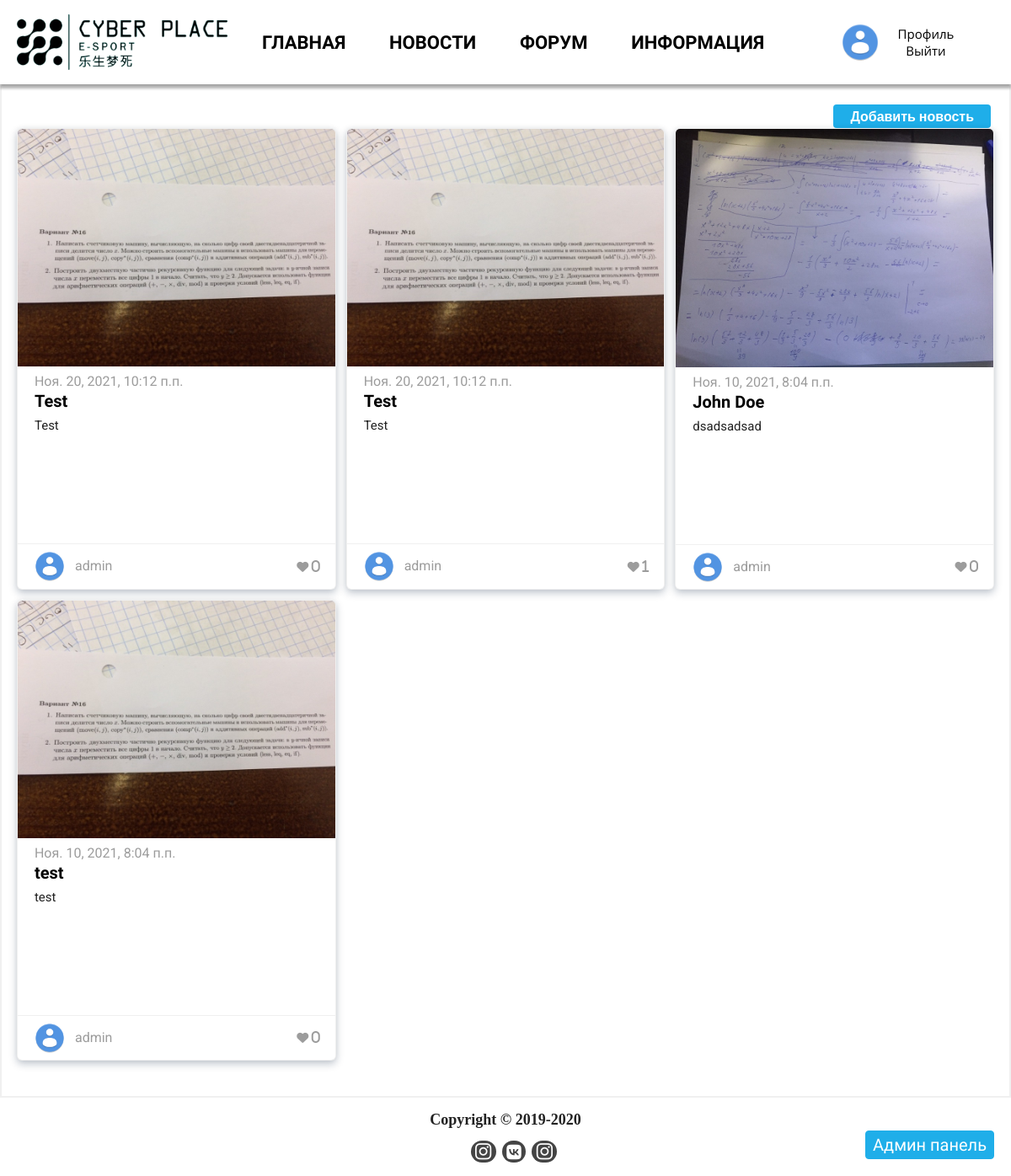
Page /news/ (signed in) on the committed database.
### userProfile/models.py (models this page shows, shortened)
class User(AbstractUser):
    username = models.CharField('имя пользователя', max_length=150,unique=True, help_text=_('Required. 150 characters or fewer. Letters, digits and @/./+/-/_ only.'),
        validators=[validators.user_slug],
        error_messages={'unique': _("Пользователь с таким именем уже существует."),},
    )
    email = models.EmailField(_('Адрес электронной почты'), blank=False)
    get_news = models.BooleanField('Получать новости', default= False)
    image = models.ImageField('фото',upload_to='UserAvatars', default = 'UserAvatars/default.png')
    image_small = ImageSpecField([Adjust(contrast=1, sharpness=1),ResizeToFill(260, 256)], source='image',format='JPEG', options={'quality': 90})
    slug = models.SlugField('слыка на профиль', default = '')
    patronymic = models.CharField('Отчество', max_length=30, blank=True)
    dateBirth = models.DateField('дата рождения',blank=True, null=True)
    phone_validator = RegexValidator('^((8|\+7)[\- ]?)?(\(?\d{3}\)?[\- ]?)?[\d\- ]{7,10}$', message="Введите правильный номер.")
    phone = models.CharField('телефон',validators=[phone_validator],max_length = 30, blank=True, default='')
    skype = models.CharField('скайп', max_length = 30, blank=True, default="")
    addres = models.TextField('адресс', max_length = 200, blank=True, default="")
    friends = models.ManyToManyField("User", blank=True, verbose_name="Друзья", help_text = 'Удерживайте "Control", или "Command" на Mac, чтобы выбрать больше одного пользователя /// ')
    GENDER_CHOICES = (
        ('М', 'Мужской'),
        ('Ж', 'Женский'),
    )
    gender = models.CharField("Пол", max_length=1, choices=GENDER_CHOICES, null=True, blank=True)
    class Meta:
        verbose_name = 'Пользователя'
        verbose_name_plural = 'Пользователи'

### news/models.py (models this page shows, shortened)
class News(models.Model):
    title = models.CharField("Загаловок", max_length = 115)
    small_text = RichTextUploadingField("Краткое описание",config_name='smallText', max_length=200)
    text = RichTextUploadingField("Текст новости")
    votes = GenericRelation('LikeDislike', related_query_name='news')
    date_pub = models.DateTimeField("Дата публикации", auto_now=False, default = timezone.now)
    image = models.ImageField("Изображение на обложку", default="")
    image_small = ImageSpecField([Adjust(contrast=1, sharpness=1),ResizeToFill(420, 240)], source='image',format='JPEG', options={'quality': 90})
    header_image = models.ImageField("Изображение сверху главной страницы", default="", blank=True)
    header_image_small = ImageSpecField([Adjust(contrast=1, sharpness=1),ResizeToFill(1600, 900)], source='image',format='JPEG', options={'quality': 90})
    author = models.ForeignKey(User, blank=True, on_delete=models.SET(get_sentinel_user), verbose_name = "Автор")
    message_count = models.IntegerField("Колличество сообщений", default=0)
    in_header = models.BooleanField("Разместить сверху главной страницы?" ,default=False)
    class Meta:
        verbose_name = 'Новость'
        verbose_name_plural = 'Новости'
        ordering = ['-date_pub']

### news/views.py (the view)
# urls.py: path('', views.NewsListView.as_view(), name='news'),
class NewsListView(ListView):
    model = News
    template_name = 'news/news.html'
    context_object_name = 'news'
    paginate_by = 15

### news/models.py (called while the page is built)
    def sum_rating(self):
        return self.get_queryset().aggregate(Sum('vote')).get('vote__sum') or 0

### templates/news/news.html (shortened to what this page needs)
{% extends 'index.html' %}
{% load static %}
{% block content %}
    <div class="container">
        <div class="news__list">
        {% if user.is_authenticated %}
            {% if perms.news.create_news %}
            <a class="news-add" href="{% url 'news:newsAdd' %}">Добавить новость</a>
            {% endif %}
        {% endif %}
            <div class="news__list-flex">
                {% for new in news %}
                <article class="news__list-item">
                    <div class="item-img">
                        <figure><img src="{{new.image_small.url}}" alt=""></figure>
                    </div>
                    <div class="item-info">
                        <time datetime="{{new.date_pub}}">{{new.date_pub}}</time>
                        <div class="item-title">
                        <a href="{% url 'news:newsDetail' new.id %}">{{new.title}}</a>
                        </div>
                        <div class="item-small_text">{{new.small_text|safe}}</div>
                    </div>
                    <div class="post-footer">
                        <div class="author">
                            <a href="{% url 'profile:profile' new.author.slug %}">
                                <img src="{{new.author.image_small.url}}" alt="">
                                <p>{{new.author.username}}</p>
                            </a>
                        </div>
                        <span class="post-rait">
                            <span class="fas fa-heart">
                                <span class="likes" >{{new.votes.sum_rating}}</span>
                            </span>
                        </span>
                    </div>
                </article>
                {% endfor %}
            </div>
        </div>
    </div>
{% endblock %}

### templates/index.html (shortened to what this page needs)
<!DOCTYPE html>
{% load static %}
{% load profile_tags %}
<html lang="Ru-ru">
<head>
    <link rel="stylesheet" href="{% static 'libs/jquery/plugins/slick/slick.min.css' %}" />
    <link rel="stylesheet" href="{% static 'css/main.css' %}">
</head>
<body>
    <div class="wrapper">
        {% if user.is_authenticated and user.is_staff %}
        <div class="admin-panel">
            <a href="/admin">Админ панель</a>
        </div>
        {% endif %}
        <header>
            <div class="container">
            <div class="header__logo">
                <a href="{%url 'main:index' %}"><img src="{% static 'images/logo.png' %}" alt=""></a>
            </div>
            <nav class="nav__js">
                <div class="nav__list">
                    <a href="{%url 'main:index' %}" class="nav-item">Главная</a>
                    <a href="{%url 'news:news' %}" class="nav-item">Новости</a>
                    <a href="{%url 'forum:forum' %}" class="nav-item">Форум</a>
                    <a href="{% url 'main:info' %}" class="nav-item">Информация</a>
                </div>
            </nav>
                {% if user.is_authenticated %}
                <div data-id="{{user.id}}" class="profile__opinion logout">
                    <div class="profile__background">
                        <a href="{% url 'profile:profile' user.slug %}"><img src="{{ user.image_small.url }}" alt=""></a>
                        <div class="links">
                            <a href="{% url 'profile:profile' user.slug %}">Профиль</a>
                            <a href="{% url 'accounts:logout'%} ">Выйти</a>
                        </div>
                    </div>
                </div>
                {% else %}
                <div class="login"><a href="{% url 'accounts:login' %}?next={{request.path}}"><span class="fas fa-sign-in-alt"></span>Войти</a></div>
                {% endif %}
            </div>
        </header>
        {% block content%}{% endblock %}
        <div class="footer">
            <div class="coperite">
                <strong>Copyright © 2019-2020</strong>
            </div>
            <div class="footer-links">
                <ul>
                    <li><a class="inst" title="Инстаграм Клин" href="https://www.instagram.com/cyber__place/?igshid=1odgo49e05gf2"><i class="fab fa-instagram"></i></a></li>
                    <li><a class="vkont" title="Вконтакте" href="https://vk.com/cyberplace_klin"><i class="fab fa-vk"></i></a></li>
                    <li><a class="inst" title="Инстаграм Солнечногорск" href="https://www.instagram.com/cyberplace_solnecnogorsk/"><i class="fab fa-instagram"></i></a></li>
                </ul>
            </div>
        </div>
    </div>
</body>
</html>

### rows in the picture
User: image_small (placeholder picture)
News: image_small (picture), date_pub "Ноя. 20, 2021, 10:12 п.п.", title "Test", small_text "Test", author.image_small (placeholder picture), author.username "admin", votes.sum_rating "0"
News: image_small (picture), date_pub "Ноя. 20, 2021, 10:12 п.п.", title "Test", small_text "Test", author.image_small (placeholder picture), author.username "admin", votes.sum_rating "1"
News: image_small (picture), date_pub "Ноя. 10, 2021, 8:04 п.п.", title "John Doe", small_text "dsadsadsad", author.image_small (placeholder picture), author.username "admin", votes.sum_rating "0"
News: image_small (picture), date_pub "Ноя. 10, 2021, 8:04 п.п.", title "test", small_text "test", author.image_small (placeholder picture), author.username "admin", votes.sum_rating "0"
